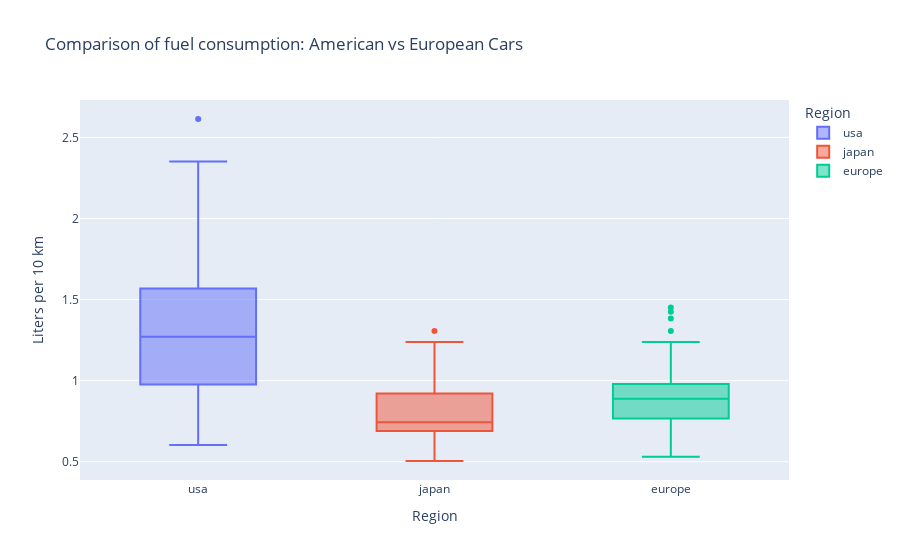

Here is the notebook cell this chart was saved with:
### Markdown cell above
From this visual we see that especially the Japanese cars were geared towards better fuel effeciency with the peak around 0.6-0.7 l/10km, followed by the European cars with a peak around 0.7-0.8. The bulk of the American cars are more spread out, ranging between something like 0.8 and 1.6.

Let's narrow it down a bit more using a boxplot.

### Code cell
import plotly.express as px

# Boxplot of fuel consumption for each origin
fig = px.box(cars, x='origin', y='l/10km', color='origin',
             labels={'origin': 'Region', 'l/10km': 'Liters per 10 km'},
             title='Comparison of fuel consumption: American vs European Cars')
fig.show()

### Figure 1 — Plotly figure (JSON) as saved in the notebook; plotly's stock layout.template omitted (floating-point values rounded to 4 significant figures; data arrays with more than 128 entries replaced by an {"elided": "..."} marker saying what was removed)
{"data": [{"alignmentgroup": "True", "hovertemplate": "Region=%{x}<br>Liters per 10 km=%{y}<extra></extra>", "legendgroup": "usa", "marker": {"color": "#636efa"}, "name": "usa", "notched": false, "offsetgroup": "usa", "orientation": "v", "showlegend": true, "type": "box", "x": {"elided": "249 str values"}, "x0": " ", "xaxis": "x", "y": {"elided": "249 float values"}, "y0": " ", "yaxis": "y"}, {"alignmentgroup": "True", "hovertemplate": "Region=%{x}<br>Liters per 10 km=%{y}<extra></extra>", "legendgroup": "japan", "marker": {"color": "#EF553B"}, "name": "japan", "notched": false, "offsetgroup": "japan", "orientation": "v", "showlegend": true, "type": "box", "x": ["japan", "japan", "japan", "japan", "japan", "japan", "japan", "japan", "japan", "japan", "japan", "japan", "japan", "japan", "japan", "japan", "japan", "japan", "japan", "japan", "japan", "japan", "japan", "japan", "japan", "japan", "japan", "japan", "japan", "japan", "japan", "japan", "japan", "japan", "japan", "japan", "japan", "japan", "japan", "japan", "japan", "japan", "japan", "japan", "japan", "japan", "japan", "japan", "japan", "japan", "japan", "japan", "japan", "japan", "japan", "japan", "japan", "japan", "japan", "japan", "japan", "japan", "japan", "japan", "japan", "japan", "japan", "japan", "japan", "japan", "japan", "japan", "japan", "japan", "japan", "japan", "japan", "japan", "japan"], "x0": " ", "xaxis": "x", "y": [0.9801, 0.8712, 0.8712, 0.9409, 0.7588, 0.672, 0.9801, 1.238, 0.8401, 1.023, 0.8712, 1.176, 1.069, 1.307, 1.176, 0.7588, 0.735, 0.7588, 0.735, 0.9801, 0.9047, 0.8111, 0.9801, 0.9801, 0.7128, 0.7128, 0.735, 0.8401, 1.238, 0.7467, 0.7021, 0.9047, 0.7841, 1.069, 1.094, 0.7171, 0.597, 0.6516, 0.8553, 0.8648, 1.115, 0.9842, 0.7973, 0.6898, 0.7397, 0.6174, 0.6323, 0.7893, 0.7515, 0.6357, 0.7305, 0.5048, 0.5765, 0.5274, 0.6959, 0.7193, 0.9925, 0.726, 0.6016, 0.6701, 0.7282, 0.6357, 0.6239, 0.6898, 0.698, 0.726, 0.7149, 0.7444, 0.926, 0.972, 0.6357, 0.7588, 0.6534, 0.6534, 0.6918, 0.619, 0.735, 0.619, 0.735], "y0": " ", "yaxis": "y"}, {"alignmentgroup": "True", "hovertemplate": "Region=%{x}<br>Liters per 10 km=%{y}<extra></extra>", "legendgroup": "europe", "marker": {"color": "#00cc96"}, "name": "europe", "notched": false, "offsetgroup": "europe", "orientation": "v", "showlegend": true, "type": "box", "x": ["europe", "europe", "europe", "europe", "europe", "europe", "europe", "europe", "europe", "europe", "europe", "europe", "europe", "europe", "europe", "europe", "europe", "europe", "europe", "europe", "europe", "europe", "europe", "europe", "europe", "europe", "europe", "europe", "europe", "europe", "europe", "europe", "europe", "europe", "europe", "europe", "europe", "europe", "europe", "europe", "europe", "europe", "europe", "europe", "europe", "europe", "europe", "europe", "europe", "europe", "europe", "europe", "europe", "europe", "europe", "europe", "europe", "europe", "europe", "europe", "europe", "europe", "europe", "europe", "europe", "europe", "europe", "europe", "europe", "europe"], "x0": " ", "xaxis": "x", "y": [0.9047, 0.9409, 0.9801, 0.9409, 0.9047, 0.8401, 0.7841, 0.7841, 0.8712, 1.023, 1.307, 1.069, 1.12, 0.9047, 0.9047, 0.9047, 0.8111, 0.9801, 1.176, 1.238, 0.9801, 0.8111, 0.9047, 0.9047, 0.9801, 0.9047, 0.7588, 0.9409, 0.8111, 1.023, 1.023, 1.069, 0.9409, 0.8401, 0.9409, 0.8712, 0.8111, 0.7973, 1.176, 1.238, 1.426, 0.6534, 0.8111, 0.7712, 1.094, 0.5457, 1.159, 1.384, 1.089, 1.452, 0.7467, 0.7374, 0.926, 0.8648, 0.6306, 0.5668, 0.6858, 0.531, 0.542, 0.6462, 0.7841, 0.5751, 0.7893, 0.672, 0.7128, 0.6818, 0.8371, 0.7662, 0.6534, 0.5346], "y0": " ", "yaxis": "y"}], "layout": {"boxmode": "overlay", "legend": {"title": {"text": "Region"}, "tracegroupgap": 0}, "title": {"text": "Comparison of fuel consumption: American vs European Cars"}, "xaxis": {"anchor": "y", "categoryarray": ["usa", "japan", "europe"], "categoryorder": "array", "domain": [0, 1], "title": {"text": "Region"}}, "yaxis": {"anchor": "x", "domain": [0, 1], "title": {"text": "Liters per 10 km"}}}}
